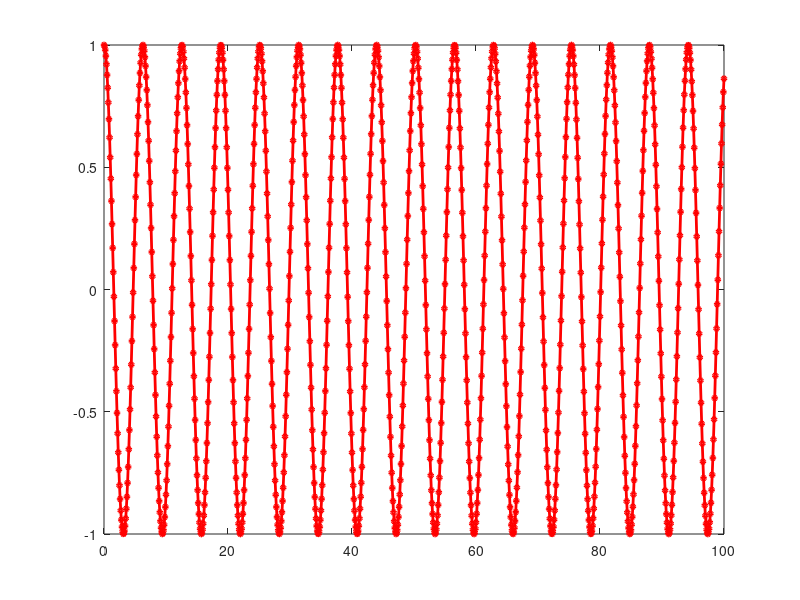

The MATLAB source for this figure: (Note: this script raises an error after producing the figure.)

function subGraficos = subGraficos()

  x=[0:0.1:100];
  
  coseno_x=cos(x);
  seno_x=sin(x);
  
  
  
  plot(x,coseno_x,'ro-','markersize',3,'linewidth',2,'Color','red')
  
  subplot(x,seno_x,'ro-','markersize',3,'linewidth',2,'Color','blue')
  
  subplot (2, 1, 1)
fplot (@sin, [-10, 10]);
subplot (2, 1, 2)
fplot (@cos, [-10, 10]);
  
 
endfunction
